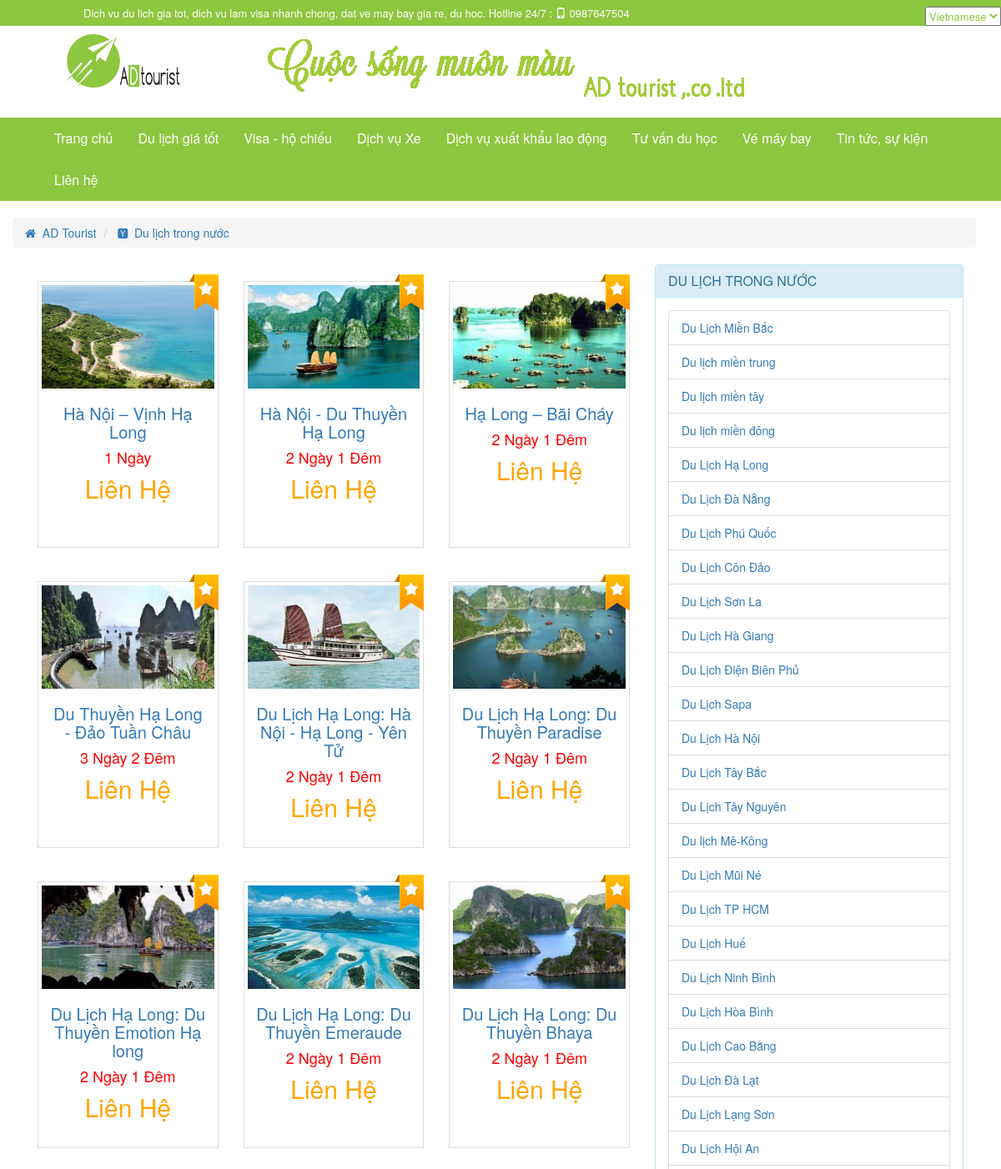
Screenshot of /index.php?lang=vi&controller=tour&action=country&tour_country_code=1 (upper part) with the database file from the repository.
### tables this page shows
CREATE TABLE IF NOT EXISTS `tour_content` (
  `tour_content_code` int(11) NOT NULL AUTO_INCREMENT,
  `tour_region_code` int(11) NOT NULL,
  `title` varchar(255) NOT NULL,
  `time` varchar(20) NOT NULL,
  `total_cost` varchar(255) NOT NULL,
  `content` text,
  `content_cost` text,
  `description` varchar(255) DEFAULT NULL,
  `image` varchar(100) DEFAULT NULL,
  `update_at` datetime NOT NULL,
  `create_at` datetime NOT NULL,
  `tour_country_code` int(11) NOT NULL,
  `possition` text NOT NULL,
  `image_relate` text NOT NULL,
  PRIMARY KEY (`tour_content_code`)
);

CREATE TABLE IF NOT EXISTS `tour_region` (
  `tour_region_code` int(11) NOT NULL AUTO_INCREMENT,
  `tour_region_name` varchar(255) NOT NULL,
  `tour_country_code` int(11) NOT NULL,
  PRIMARY KEY (`tour_region_code`)
);

### model/database.php (called while the page is built, shortened)
<?php
function get_all($table,$select = '*'){
	$sql = "SELECT $select FROM $table";
	$query = mysql_query($sql) or die(mysql_error());
	$data = array();
	if(mysql_num_rows($query) > 0)
	{
		while($row = mysql_fetch_assoc($query))
			$data[] = $row;
	}
	return $data;
}
function get_all_record($table, $colum, $value, $select = '*'){
	$sql = "SELECT $select FROM $table WHERE $colum = '$value'";
	$query = mysql_query($sql) or die(mysql_error());
	$data = array();
	if(mysql_num_rows($query) > 0 )
		while($row = mysql_fetch_assoc($query)){
			$data[] = $row;
		}
	return $data;
}
?>

### library/function.php (called while the page is built, shortened)
<?php
function get_lang(){
	if(isset($_GET['lang']) &&  $_GET['lang'] == 'en'){
		return 'en';
	}
	else return 'vi';
}
?>

### view/tour/show_tour.php (the view)
<?php require_once('layout/head.php');?>
<?php require_once('layout/header.php'); ?>
<?php require_once('layout/navigation.php'); ?>
<div class="container">
	<div class="row">
		<?php require_once(BASEPATH.'view/tour/current_position.php'); ?>
	</div>
	<div class="row">
		<div class="col-md-8">
<?php
  foreach($tour as $value):
 ?>
<div class="col-md-4 tour">
    <div class="thumbnail tour_detai2">
      <a  href='index.php?lang=<?php echo $lang ?>&amp;controller=tour&amp;action=tour_detail&amp;tour_content_code=<?php echo $value["tour_content_code"] ?>'><img class="overimg"  src=<?php echo $value['image'] ?> alt="" class="responsive-img" /></a>
            <div class="caption">
                     <h4 class="text-center tour_title">
                        <a href='index.php?lang=<?php echo $lang ?>&amp;controller=tour&amp;action=tour_detail&amp;tour_content_code=<?php echo $value["tour_content_code"] ?>'><?php echo $value['title'] ?></a>
                     </h4>
                     <h4 class="text-center tour_time">
                          <?php echo $value['time'] ?>
                     </h4>
                     <h4 class="text-center tour_cost">
                          <?php echo $value['total_cost'] ?>
                     </h4>
            </div>
    </div>
</div>
<?php endforeach ?>
</div>
		<div class="col-md-4">
			<?php require_once(BASEPATH.'view/tour/sidebar.php'); ?>
		</div>
	</div>
</div>
<?php require_once('layout/footer.php'); ?>

### view/tour/sidebar.php (shortened to what this page needs)
<div class="row">
	<div class="panel panel-info">
  		<div class="panel-heading incountry">
   			<h3 class="panel-title"><?php echo $lang =='en' ? 'Domestic tourism' : 'DU LỊCH TRONG NƯỚC' ?>
   			</h3>
  		</div>
  		<div class="panel-body incountry">
  			<div class="hidden-xs incountry-list">
    			<ul class="list-group">
    				<?php foreach ($tour_region as $key => $value) {
    					if ($value['tour_country_code'] == '1') {
    						echo '<li class="list-group-item"><a href="index.php?lang='.$lang.'&amp;controller=tour&amp;action=region&amp;tour_region_code='.$value['tour_region_code'].'">'.$value['tour_region_name'].'</a></li>';
    					}
    				} ?>
    			</ul>
  			</div>
  		</div>
	</div>
</div>

### asset/css/style.css (style rules this page uses)
.row { margin-right: 0px; }
.tour_title { font-size: 20px; }
.tour_time { color: red; }
.tour_cost { color: orange; font-size: 30px; }
.thumbnail { border-radius: 0px; height: 320px; }
.tour { padding-top: 20px; }
.tour_detail > a > img, .tour_detai2 > a > img { height: 124px; }
.tour_detai2::after { content: " "; background: url("../image/common/label.png") top center no-repeat; width: 35px; height: 44px; position: absolute; top: 12px; right: 15px; }

### rows the page displays
tour_content: image (picture), title "Hà Nội – Vịnh Hạ Long", time "1 Ngày", total_cost "Liên Hệ"
tour_content: image (picture), title "Hà Nội - Du Thuyền Hạ Long", time "2 Ngày 1 Đêm", total_cost "Liên Hệ"
tour_content: image (picture), title "Hạ Long – Bãi Cháy", time "2 Ngày 1 Đêm", total_cost "Liên Hệ"
tour_content: image (picture), title "Du Thuyền Hạ Long - Đảo Tuần Châu", time "3 Ngày 2 Đêm", total_cost "Liên Hệ"
tour_content: image (picture), title "Du Lịch Hạ Long: Hà Nội - Hạ Long - Yên Tử", time "2 Ngày 1 Đêm", total_cost "Liên Hệ"
tour_content: image (picture), title "Du Lịch Hạ Long: Du Thuyền Paradise", time "2 Ngày 1 Đêm", total_cost "Liên Hệ"
tour_content: image (picture), title "Du Lịch Hạ Long: Du Thuyền Emotion Hạ long", time "2 Ngày 1 Đêm", total_cost "Liên Hệ"
tour_content: image (picture), title "Du Lịch Hạ Long: Du Thuyền Emeraude", time "2 Ngày 1 Đêm", total_cost "Liên Hệ"
tour_content: image (picture), title "Du Lịch Hạ Long: Du Thuyền Bhaya", time "2 Ngày 1 Đêm", total_cost "Liên Hệ"
tour_region: tour_region_name "Du Lịch Miền Bắc"
tour_region: tour_region_name "Du lịch miền trung"
tour_region: tour_region_name "Du lịch miền tây"
tour_region: tour_region_name "Du lịch miền đông"
tour_region: tour_region_name "Du Lịch Hạ Long"
tour_region: tour_region_name "Du Lịch Đà Nẵng"
tour_region: tour_region_name "Du Lịch Phú Quốc"
tour_region: tour_region_name "Du Lịch Côn Đảo"
tour_region: tour_region_name "Du Lịch Sơn La"
tour_region: tour_region_name "Du Lịch Hà Giang"
tour_region: tour_region_name "Du Lịch Điện Biên Phủ"
tour_region: tour_region_name "Du Lịch Sapa"
tour_region: tour_region_name "Du Lịch Hà Nội"
tour_region: tour_region_name "Du Lịch Tây Bắc"
tour_region: tour_region_name "Du Lịch Tây Nguyên"
tour_region: tour_region_name "Du lịch Mê-Kông"
tour_region: tour_region_name "Du Lịch Mũi Né"
tour_region: tour_region_name "Du Lịch TP HCM"
tour_region: tour_region_name "Du Lịch Huế"
tour_region: tour_region_name "Du Lịch Ninh Bình"
tour_region: tour_region_name "Du Lịch Hòa Bình"
tour_region: tour_region_name "Du Lịch Cao Bằng"
tour_region: tour_region_name "Du Lịch Đà Lạt"
tour_region: tour_region_name "Du Lịch Lạng Sơn"
tour_region: tour_region_name "Du Lịch Hội An"

### other values shown
$key['name'] "Du lịch trong nước"
